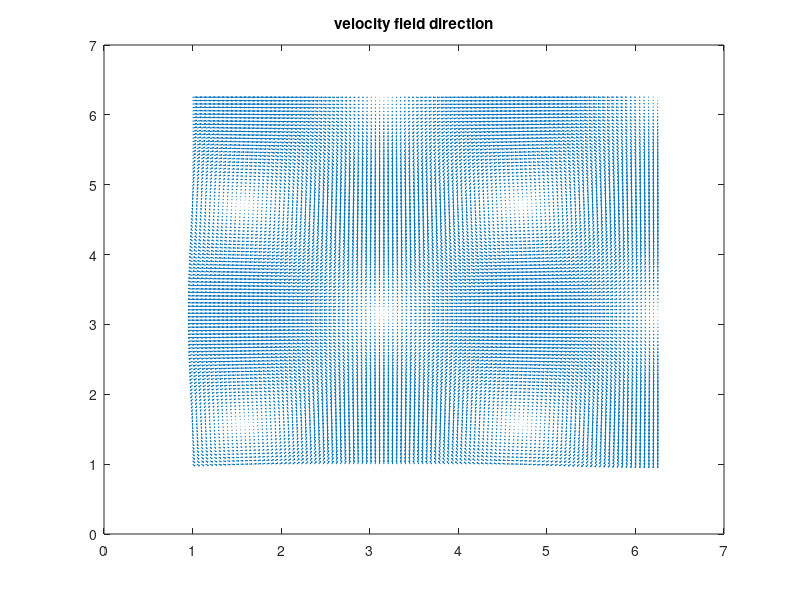
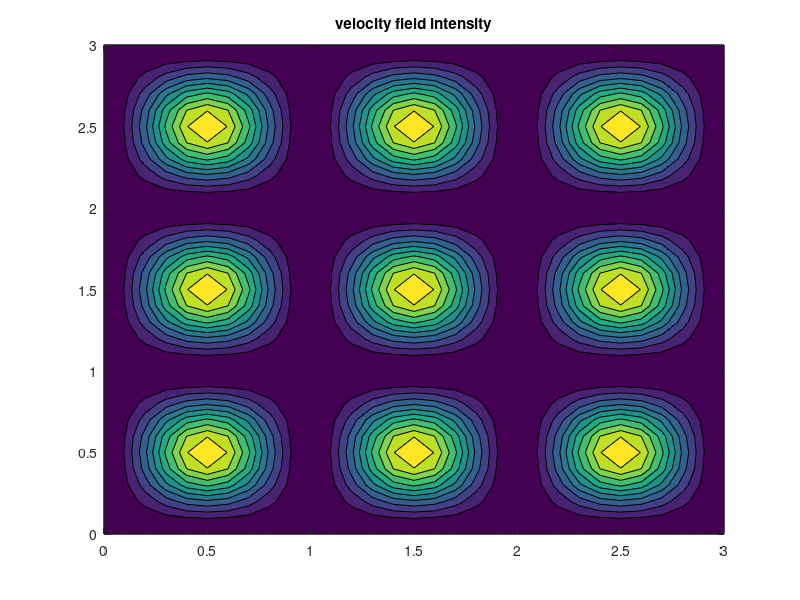
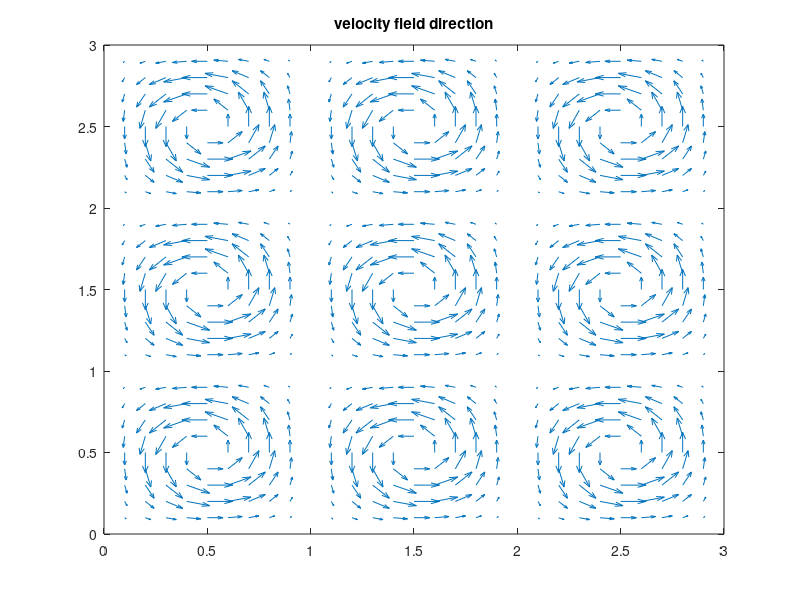

MATLAB code to generate these figures, in order:
clear all
close all

n= 128; kk=1.0; f=1.0;

x = 1: ((2*pi)/n) :(2*pi);
y = 1: ((2*pi)/n) :(2*pi);

[X,Y] = meshgrid(x,y);
%Psi = (1/pi)*sin(pi*X).^2.*sin(pi*Y).^2;

u_x = 0.5*f*sin(kk*X).*cos(kk*Y);
u_y = -0.5*f*cos(kk*X).*sin(kk*Y);


%figure;
%contourf(X,Y,Psi)
%title('velocity field intensity')

figure;
quiver(X,Y,u_x,u_y)
%shading interp
%colorbar;

%surf (X,Y,u_x,u_y)
title('velocity field direction')
%% 
x = 0:0.1:3;
y = 0:0.1:3;

[X,Y] = meshgrid(x,y);
Psi = (1/pi)*sin(pi*X).^2.*sin(pi*Y).^2;

u_x =  2*(sin(pi*X).^2).*(sin(pi*Y)).*(cos(pi*Y));   
u_y = -2*(sin(pi*Y).^2).*(sin(pi*X)).*(cos(pi*X)); 

figure;
contourf(X,Y,Psi)
title('velocity field intensity')

figure;
quiver(X,Y,u_x,u_y)
title('velocity field direction')

